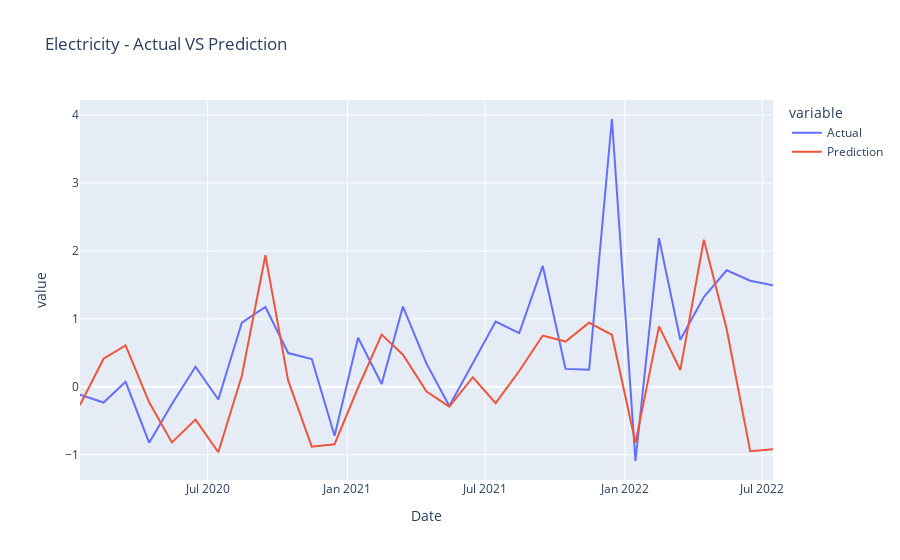
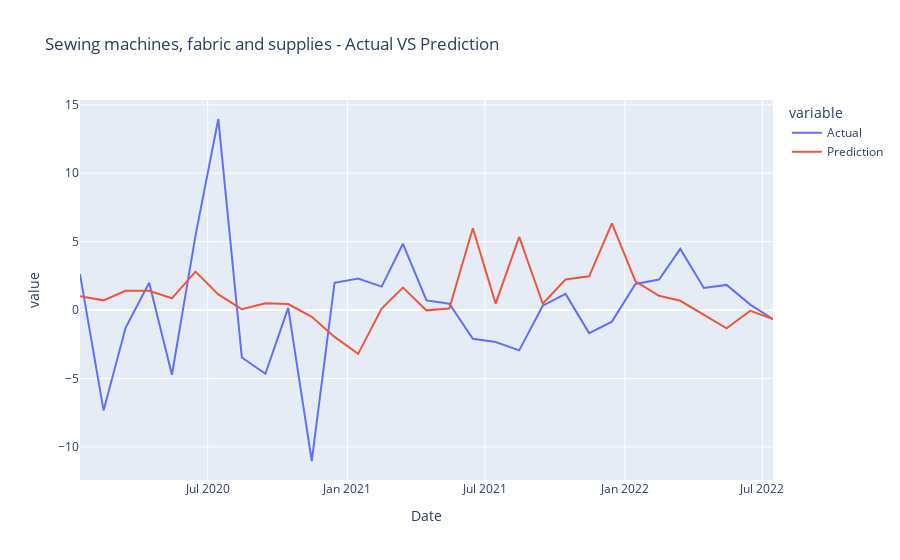
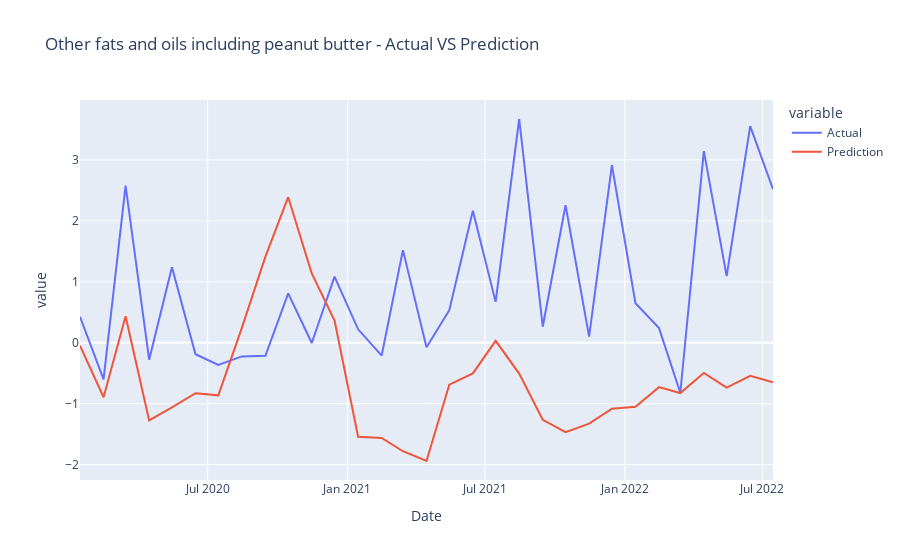
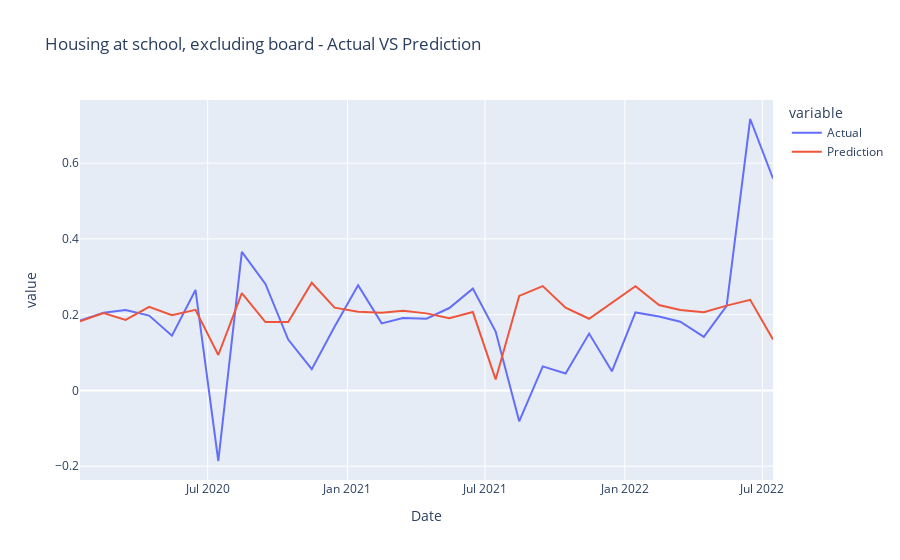

The cell these charts' notebook holds for them, in order:
### Code cell
plot_results(all_data_test_dict, all_categories)

### Figure 1 — Plotly figure (JSON) as saved in the notebook; plotly's stock layout.template omitted (floating-point values rounded to 4 significant figures)
{"data": [{"hovertemplate": "variable=Actual<br>Date=%{x}<br>value=%{y}<extra></extra>", "legendgroup": "Actual", "line": {"color": "#636efa", "dash": "solid"}, "marker": {"symbol": "circle"}, "mode": "lines", "name": "Actual", "orientation": "v", "showlegend": true, "type": "scatter", "x": ["2020-01-15", "2020-02-15", "2020-03-15", "2020-04-15", "2020-05-15", "2020-06-15", "2020-07-15", "2020-08-15", "2020-09-15", "2020-10-15", "2020-11-15", "2020-12-15", "2021-01-15", "2021-02-15", "2021-03-15", "2021-04-15", "2021-05-15", "2021-06-15", "2021-07-15", "2021-08-15", "2021-09-15", "2021-10-15", "2021-11-15", "2021-12-15", "2022-01-15", "2022-02-15", "2022-03-15", "2022-04-15", "2022-05-15", "2022-06-15", "2022-07-15"], "xaxis": "x", "y": [-0.1173, -0.2313, 0.07374, -0.8226, -0.2538, 0.2952, -0.1864, 0.9452, 1.174, 0.4968, 0.408, -0.721, 0.7219, 0.04249, 1.18, 0.3403, -0.283, 0.3518, 0.9607, 0.7904, 1.779, 0.264, 0.2499, 3.941, -1.091, 2.187, 0.6935, 1.32, 1.715, 1.561, 1.493], "yaxis": "y"}, {"hovertemplate": "variable=Prediction<br>Date=%{x}<br>value=%{y}<extra></extra>", "legendgroup": "Prediction", "line": {"color": "#EF553B", "dash": "solid"}, "marker": {"symbol": "circle"}, "mode": "lines", "name": "Prediction", "orientation": "v", "showlegend": true, "type": "scatter", "x": ["2020-01-15", "2020-02-15", "2020-03-15", "2020-04-15", "2020-05-15", "2020-06-15", "2020-07-15", "2020-08-15", "2020-09-15", "2020-10-15", "2020-11-15", "2020-12-15", "2021-01-15", "2021-02-15", "2021-03-15", "2021-04-15", "2021-05-15", "2021-06-15", "2021-07-15", "2021-08-15", "2021-09-15", "2021-10-15", "2021-11-15", "2021-12-15", "2022-01-15", "2022-02-15", "2022-03-15", "2022-04-15", "2022-05-15", "2022-06-15", "2022-07-15"], "xaxis": "x", "y": [-0.2678, 0.4131, 0.6099, -0.2285, -0.8186, -0.4821, -0.9621, 0.1621, 1.935, 0.09016, -0.8806, -0.8451, -0.01038, 0.768, 0.4729, -0.07094, -0.2905, 0.1413, -0.2395, 0.2321, 0.7544, 0.6664, 0.9448, 0.7659, -0.8231, 0.8894, 0.2466, 2.165, 0.8496, -0.9485, -0.9202], "yaxis": "y"}], "layout": {"legend": {"title": {"text": "variable"}, "tracegroupgap": 0}, "title": {"text": "Electricity - Actual VS Prediction"}, "xaxis": {"anchor": "y", "domain": [0, 1], "title": {"text": "Date"}}, "yaxis": {"anchor": "x", "domain": [0, 1], "title": {"text": "value"}}}}

### Figure 2 — Plotly figure (JSON) as saved in the notebook; plotly's stock layout.template omitted (floating-point values rounded to 4 significant figures)
{"data": [{"hovertemplate": "variable=Actual<br>Date=%{x}<br>value=%{y}<extra></extra>", "legendgroup": "Actual", "line": {"color": "#636efa", "dash": "solid"}, "marker": {"symbol": "circle"}, "mode": "lines", "name": "Actual", "orientation": "v", "showlegend": true, "type": "scatter", "x": ["2020-01-15", "2020-02-15", "2020-03-15", "2020-04-15", "2020-05-15", "2020-06-15", "2020-07-15", "2020-08-15", "2020-09-15", "2020-10-15", "2020-11-15", "2020-12-15", "2021-01-15", "2021-02-15", "2021-03-15", "2021-04-15", "2021-05-15", "2021-06-15", "2021-07-15", "2021-08-15", "2021-09-15", "2021-10-15", "2021-11-15", "2021-12-15", "2022-01-15", "2022-02-15", "2022-03-15", "2022-04-15", "2022-05-15", "2022-06-15", "2022-07-15"], "xaxis": "x", "y": [2.63, -7.332, -1.293, 1.998, -4.725, 5.443, 13.96, -3.464, -4.657, 0.1648, -11.03, 1.997, 2.308, 1.714, 4.842, 0.7034, 0.4659, -2.103, -2.34, -2.944, 0.3171, 1.182, -1.681, -0.8451, 1.909, 2.229, 4.469, 1.619, 1.837, 0.3978, -0.6629], "yaxis": "y"}, {"hovertemplate": "variable=Prediction<br>Date=%{x}<br>value=%{y}<extra></extra>", "legendgroup": "Prediction", "line": {"color": "#EF553B", "dash": "solid"}, "marker": {"symbol": "circle"}, "mode": "lines", "name": "Prediction", "orientation": "v", "showlegend": true, "type": "scatter", "x": ["2020-01-15", "2020-02-15", "2020-03-15", "2020-04-15", "2020-05-15", "2020-06-15", "2020-07-15", "2020-08-15", "2020-09-15", "2020-10-15", "2020-11-15", "2020-12-15", "2021-01-15", "2021-02-15", "2021-03-15", "2021-04-15", "2021-05-15", "2021-06-15", "2021-07-15", "2021-08-15", "2021-09-15", "2021-10-15", "2021-11-15", "2021-12-15", "2022-01-15", "2022-02-15", "2022-03-15", "2022-04-15", "2022-05-15", "2022-06-15", "2022-07-15"], "xaxis": "x", "y": [1.005, 0.7107, 1.41, 1.414, 0.8608, 2.808, 1.141, 0.05861, 0.504, 0.4393, -0.4887, -1.963, -3.201, 0.1044, 1.638, -0.02073, 0.1186, 5.978, 0.4714, 5.35, 0.464, 2.237, 2.468, 6.33, 2.104, 1.041, 0.6785, -0.3187, -1.328, -0.05447, -0.6561], "yaxis": "y"}], "layout": {"legend": {"title": {"text": "variable"}, "tracegroupgap": 0}, "title": {"text": "Sewing machines, fabric and supplies - Actual VS Prediction"}, "xaxis": {"anchor": "y", "domain": [0, 1], "title": {"text": "Date"}}, "yaxis": {"anchor": "x", "domain": [0, 1], "title": {"text": "value"}}}}

### Figure 3 — Plotly figure (JSON) as saved in the notebook; plotly's stock layout.template omitted (floating-point values rounded to 4 significant figures)
{"data": [{"hovertemplate": "variable=Actual<br>Date=%{x}<br>value=%{y}<extra></extra>", "legendgroup": "Actual", "line": {"color": "#636efa", "dash": "solid"}, "marker": {"symbol": "circle"}, "mode": "lines", "name": "Actual", "orientation": "v", "showlegend": true, "type": "scatter", "x": ["2020-01-15", "2020-02-15", "2020-03-15", "2020-04-15", "2020-05-15", "2020-06-15", "2020-07-15", "2020-08-15", "2020-09-15", "2020-10-15", "2020-11-15", "2020-12-15", "2021-01-15", "2021-02-15", "2021-03-15", "2021-04-15", "2021-05-15", "2021-06-15", "2021-07-15", "2021-08-15", "2021-09-15", "2021-10-15", "2021-11-15", "2021-12-15", "2022-01-15", "2022-02-15", "2022-03-15", "2022-04-15", "2022-05-15", "2022-06-15", "2022-07-15"], "xaxis": "x", "y": [0.4271, -0.5992, 2.58, -0.2781, 1.24, -0.1871, -0.3639, -0.224, -0.2132, 0.8105, -0.004384, 1.086, 0.2209, -0.2098, 1.52, -0.07201, 0.5352, 2.167, 0.671, 3.672, 0.2665, 2.256, 0.1004, 2.915, 0.6487, 0.2409, -0.8202, 3.144, 1.094, 3.555, 2.519], "yaxis": "y"}, {"hovertemplate": "variable=Prediction<br>Date=%{x}<br>value=%{y}<extra></extra>", "legendgroup": "Prediction", "line": {"color": "#EF553B", "dash": "solid"}, "marker": {"symbol": "circle"}, "mode": "lines", "name": "Prediction", "orientation": "v", "showlegend": true, "type": "scatter", "x": ["2020-01-15", "2020-02-15", "2020-03-15", "2020-04-15", "2020-05-15", "2020-06-15", "2020-07-15", "2020-08-15", "2020-09-15", "2020-10-15", "2020-11-15", "2020-12-15", "2021-01-15", "2021-02-15", "2021-03-15", "2021-04-15", "2021-05-15", "2021-06-15", "2021-07-15", "2021-08-15", "2021-09-15", "2021-10-15", "2021-11-15", "2021-12-15", "2022-01-15", "2022-02-15", "2022-03-15", "2022-04-15", "2022-05-15", "2022-06-15", "2022-07-15"], "xaxis": "x", "y": [-0.04601, -0.8939, 0.4346, -1.274, -1.059, -0.8283, -0.8627, 0.2437, 1.413, 2.388, 1.137, 0.3639, -1.541, -1.561, -1.779, -1.94, -0.6878, -0.503, 0.03209, -0.5054, -1.264, -1.468, -1.328, -1.082, -1.05, -0.7278, -0.8254, -0.4954, -0.7365, -0.5431, -0.6483], "yaxis": "y"}], "layout": {"legend": {"title": {"text": "variable"}, "tracegroupgap": 0}, "title": {"text": "Other fats and oils including peanut butter - Actual VS Prediction"}, "xaxis": {"anchor": "y", "domain": [0, 1], "title": {"text": "Date"}}, "yaxis": {"anchor": "x", "domain": [0, 1], "title": {"text": "value"}}}}

### Figure 4 — Plotly figure (JSON) as saved in the notebook; plotly's stock layout.template omitted (floating-point values rounded to 4 significant figures)
{"data": [{"hovertemplate": "variable=Actual<br>Date=%{x}<br>value=%{y}<extra></extra>", "legendgroup": "Actual", "line": {"color": "#636efa", "dash": "solid"}, "marker": {"symbol": "circle"}, "mode": "lines", "name": "Actual", "orientation": "v", "showlegend": true, "type": "scatter", "x": ["2020-01-15", "2020-02-15", "2020-03-15", "2020-04-15", "2020-05-15", "2020-06-15", "2020-07-15", "2020-08-15", "2020-09-15", "2020-10-15", "2020-11-15", "2020-12-15", "2021-01-15", "2021-02-15", "2021-03-15", "2021-04-15", "2021-05-15", "2021-06-15", "2021-07-15", "2021-08-15", "2021-09-15", "2021-10-15", "2021-11-15", "2021-12-15", "2022-01-15", "2022-02-15", "2022-03-15", "2022-04-15", "2022-05-15", "2022-06-15", "2022-07-15"], "xaxis": "x", "y": [0.1842, 0.2052, 0.2125, 0.1976, 0.1445, 0.2651, -0.1862, 0.3656, 0.2811, 0.1343, 0.05622, 0.1683, 0.2776, 0.177, 0.191, 0.1893, 0.2175, 0.2687, 0.1555, -0.0816, 0.06362, 0.04477, 0.1501, 0.05043, 0.2059, 0.1952, 0.1815, 0.1415, 0.2233, 0.7164, 0.5595], "yaxis": "y"}, {"hovertemplate": "variable=Prediction<br>Date=%{x}<br>value=%{y}<extra></extra>", "legendgroup": "Prediction", "line": {"color": "#EF553B", "dash": "solid"}, "marker": {"symbol": "circle"}, "mode": "lines", "name": "Prediction", "orientation": "v", "showlegend": true, "type": "scatter", "x": ["2020-01-15", "2020-02-15", "2020-03-15", "2020-04-15", "2020-05-15", "2020-06-15", "2020-07-15", "2020-08-15", "2020-09-15", "2020-10-15", "2020-11-15", "2020-12-15", "2021-01-15", "2021-02-15", "2021-03-15", "2021-04-15", "2021-05-15", "2021-06-15", "2021-07-15", "2021-08-15", "2021-09-15", "2021-10-15", "2021-11-15", "2021-12-15", "2022-01-15", "2022-02-15", "2022-03-15", "2022-04-15", "2022-05-15", "2022-06-15", "2022-07-15"], "xaxis": "x", "y": [0.1825, 0.2042, 0.1864, 0.2204, 0.1987, 0.2128, 0.0936, 0.257, 0.1804, 0.1808, 0.2844, 0.2186, 0.2076, 0.2054, 0.2105, 0.2034, 0.1904, 0.2069, 0.02906, 0.2494, 0.2754, 0.2186, 0.1893, 0.2307, 0.275, 0.2253, 0.2126, 0.2063, 0.2239, 0.2391, 0.1343], "yaxis": "y"}], "layout": {"legend": {"title": {"text": "variable"}, "tracegroupgap": 0}, "title": {"text": "Housing at school, excluding board - Actual VS Prediction"}, "xaxis": {"anchor": "y", "domain": [0, 1], "title": {"text": "Date"}}, "yaxis": {"anchor": "x", "domain": [0, 1], "title": {"text": "value"}}}}
